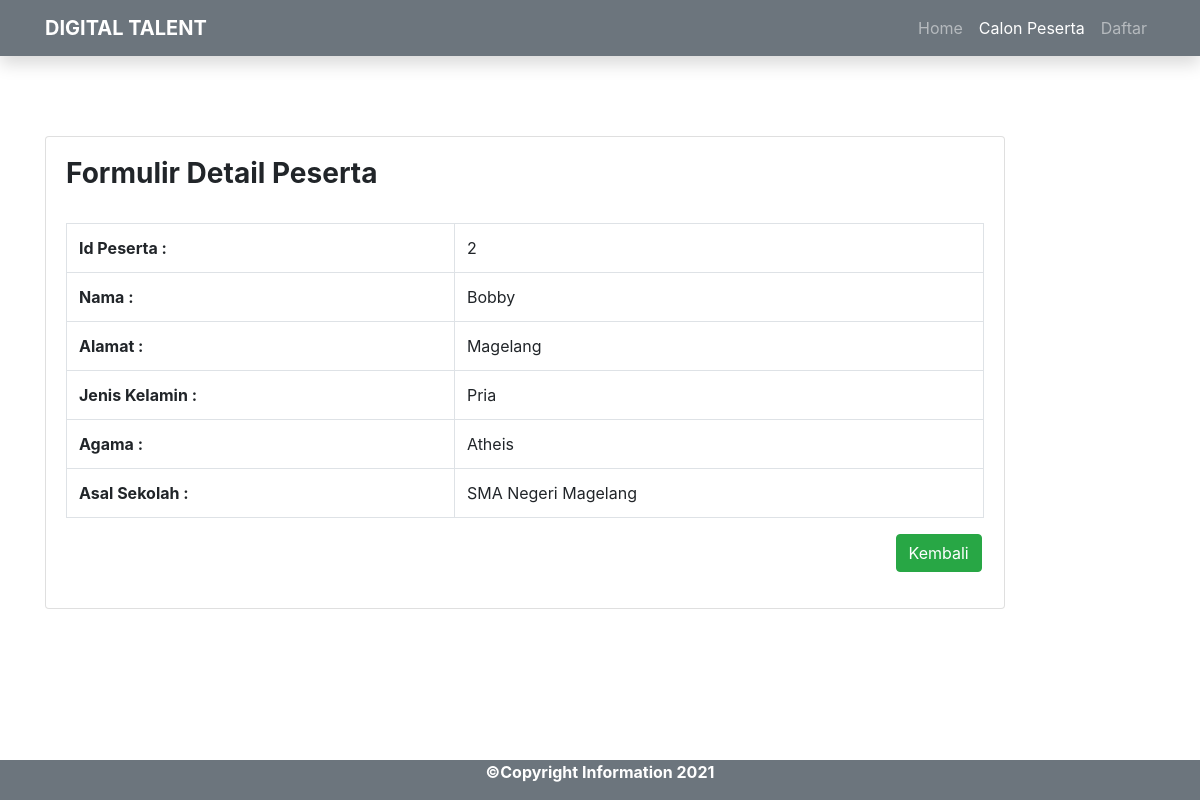
Screenshot of /detail.php?id=2 with the database file from the repository.
### tables this page shows
CREATE TABLE `calon_peserta` (
  `id` int(11) NOT NULL,
  `nama` varchar(64) NOT NULL,
  `alamat` varchar(255) NOT NULL,
  `jenis_kelamin` varchar(20) NOT NULL,
  `agama` varchar(20) NOT NULL,
  `sekolah_asal` varchar(64) NOT NULL
);

### detail.php (the view, shortened to what this page needs)
<?php
include("koneksi.php");
$id = $_GET['id'];
$sql = "SELECT * FROM calon_peserta WHERE id=$id";
$query = mysqli_query($db, $sql);
$siswa = mysqli_fetch_assoc($query);
?>
<!DOCTYPE html>
<html lang="en">
<head>
    <link rel="stylesheet" href="css/bootstrap.css">
</head>
<body>
    <div class="row-xxl-4">
        <div class="col-xxl-4">
            <nav class="navbar navbar-expand-xl navbar-dark bg-secondary shadow fixed-top">
                <div class="container">
                    <a class="navbar-brand" style="font-weight: bold" href="index.php">DIGITAL TALENT</a>
                    <div class="collapse navbar-collapse justify-content-end" id="navbarNav">
                    <ul class="navbar-nav ms-auto">
                        <li class="nav-item">
                        <a class="nav-link " aria-current="page" href="index.php">Home</a>
                        </li>
                        <li class="nav-item">
                            <a class="nav-link active disabled" href="list.php">Calon Peserta</a>
                        </li>
                        <li class="nav-item">
                            <a class="nav-link" aria-disabled="true" href="daftar.php" tabindex="-1">Daftar</a>
                        </li>
                    </ul>
                    </div>
                </div>
            </nav>
        </div>
    </div>
    <div class="container" style="margin-top: 8.5rem; margin-bottom: ">
        <div class="row">
            <div class="col">
                <div class="card" style="width: 60rem;">
                    <div class="card-body">
                        <header>
                            <h3 style="margin-bottom: 1rem"><strong>Formulir Detail Peserta</strong></h3>
                        </header>
                            <fieldset>
                                <table class="table table-bordered mt-3">
                                    <tr>
                                        <td><strong> Id Peserta : </strong></td>
                                        <td><?php echo $siswa['id'] ?></td>
                                    </tr>
                                    <tr>
                                        <td><strong> Nama : </strong></td>
                                        <td><?php echo $siswa['nama'] ?></td>
                                    </tr>
                                    <tr>
                                        <td><strong> Alamat : </strong></td>
                                        <td><?php echo $siswa['alamat'] ?></td>
                                    </tr>
                                    <tr>
                                        <td><strong> Jenis Kelamin : </strong></td>
                                        <td><?php echo $siswa['jenis_kelamin'] ?></td>
                                    </tr>
                                    <tr>
                                        <td><strong> Agama : </strong></td>
                                        <td><?php echo $siswa['agama'] ?></td>
                                    </tr>
                                    <tr>
                                        <td><strong> Asal Sekolah : </strong></td>
                                        <td><?php echo $siswa['sekolah_asal'] ?></td>
                                    </tr>
                                </table>
                                <div class="mb-3" style="margin-left: 51.6rem">
                                        <a style="color: white; text-decoration: none;" href="list.php"><button type="button" class="btn btn-success ml-1">Kembali</button></a>
                                    </div>
                            </fieldset>
                    </div>
                </div>
            </div>
        </div>
    </div>
    <footer class="bg-secondary text-white text-center fixed-bottom">
        <p><b>©Copyright Information 2021</b></p>
    </footer>
</body>
</html>

### rows the page displays
calon_peserta: id "2", nama "Bobby", alamat "Magelang", jenis_kelamin "Pria", agama "Atheis", sekolah_asal "SMA Negeri Magelang"
